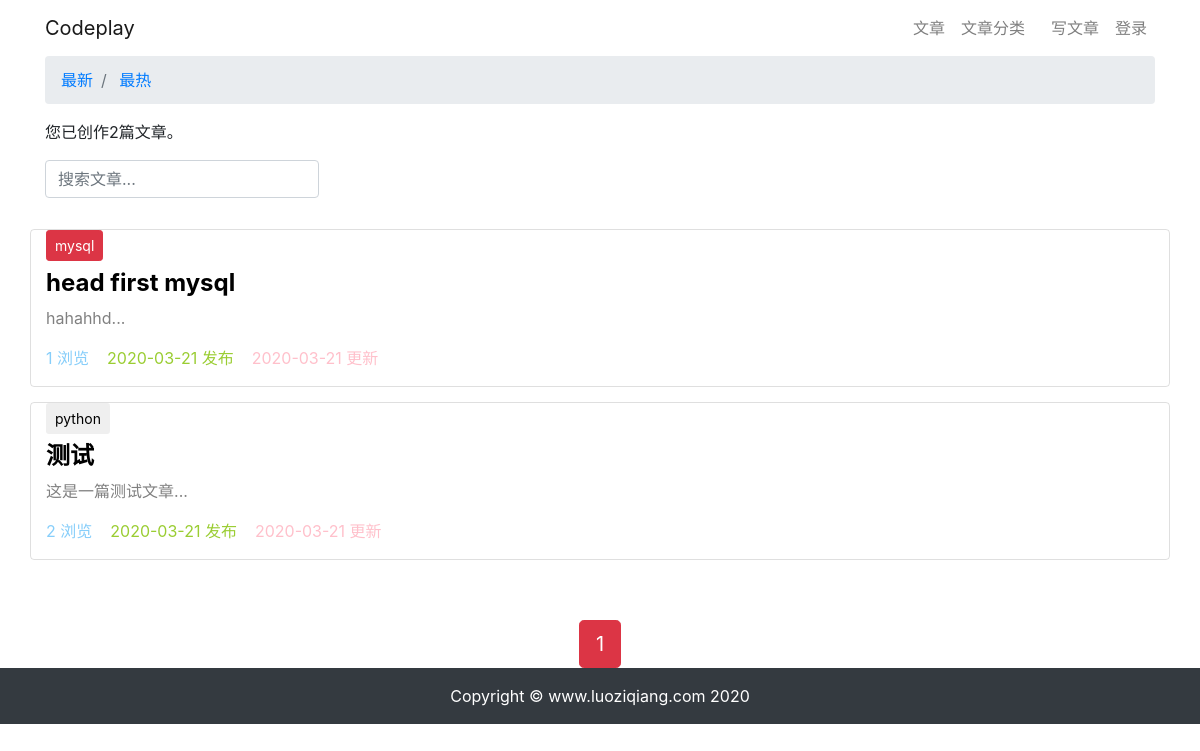
/blog/article-list/, run on the app's committed database.
### my_blog/models.py (models this page shows, shortened)
class ArticlePost(models.Model):
    author = models.ForeignKey(User, on_delete=models.CASCADE)
    title = models.CharField(max_length=100)
    total_view = models.PositiveIntegerField(default=0)
    body = models.TextField()
    created = models.DateTimeField(default=timezone.now)
    updated = models.DateTimeField(auto_now=True)
    column = models.ForeignKey(
        ArticleColumn,
        null=True,
        blank=True,
        on_delete=models.CASCADE,
        related_name='article'
    )
    class Meta:
        ordering = ('-created',)

class ArticleColumn(models.Model):
    title = models.CharField(max_length=100, blank=True)
    created = models.DateTimeField(default=timezone.now)
    def __str__(self):
        return self.title

### my_blog/views.py (the view)
# urls.py: path('article-list/',views.article_list,name='article_list'),
def article_list(request):
    num = len(ArticlePost.objects.all())
    search = request.GET.get('search')
    order = request.GET.get('order')
    if search:
        if order == 'total_view':
            article_list = ArticlePost.objects.filter(
                Q(title__icontains=search) |
                Q(body__icontains=search)
            ).order_by('-total_view')
        else:
            article_list = ArticlePost.objects.filter(
                Q(title__icontains=search) |
                Q(body__icontains=search)
            )
    else:
        search = ''
        if order == 'total_view':
            article_list = ArticlePost.objects.all().order_by('-total_view')
        else:
            article_list = ArticlePost.objects.all()
    paginator = Paginator(article_list, 5)
    page = request.GET.get('page')
    articles = paginator.get_page(page)
    context = {'articles': articles, 'order': order, 'search': search, 'num': num}
    return render(request, 'my_blog/list.html', context)

### templates/my_blog/list.html (shortened to what this page needs)
{% extends "base.html" %}
{% load staticfiles %}
{% block content %}
<div class="container">
    <nav aria-label="breadcrumb">
        <ol class="breadcrumb">
            <li class="breadcrumb-item">
                <a href="{% url 'my_blog:article_list' %}?search={{search}}">
                    最新
                </a>
            </li>
            <li class="breadcrumb-item">
                <a href="{% url 'my_blog:article_list' %}?order=total_view&search={{search}}">
                    最热
                </a>
            </li>
        </ol>
    </nav>
    <div class="row">
        <div class="col-md-6">
            <p>您已创作{{num}}篇文章。</p>
        </div>
    </div>
    <div class="row">
        <div class="col-auto mr-auto">
            <form class="form-inline" >
                <input type="text"
                    class="form-control mb-2 mr-sm-2"
                    name="search"
                    placeholder="搜索文章..."
                    required
                >
            </form>
        </div>
    </div>
    <div class="row mt-2">
        {% for article in articles %}
        <div class="col-12 article-card" style=" border: 1px solid #00000020; margin-top: 15px ; border-radius: 4px">
            {% if article.column %}
                <button type="button"
                    class="btn btn-sm mb-2
                        {% if article.column.title == 'django' %}
                            btn-success
                        {% elif article.column.title == 'mysql' %}
                            btn-danger
                        {% elif article.column.title == 'html5' %}
                            btn-success
                        {% elif article.column.title ==
                        'python' %}
                            btn-warning
                        }
                        {% elif article.column.title ==
                        'others' %}
                            btn-danger
                        {% endif %}
                    "
                >
                    {{ article.column }}
                </button>
            {% endif %}
            <h4>
                <b>
                    <a href="{% url 'my_blog:article_detail' article.id %}"
                       style="color: black;"
                    >
                        {{ article.title }}
                    </a>
                </b>
            </h4>
            <div>
                <p style="color: gray;">
                    {{ article.body|slice:'100' }}...
                </p>
            </div>
            <p>
                <span style="color: lightskyblue;">
                    {{ article.total_view}} 浏览&nbsp;&nbsp;&nbsp;
                </span>
                <span style="color: yellowgreen;">
                    {{ article.created|date:'Y-m-d' }} 发布&nbsp;&nbsp;&nbsp;
                </span>
                <span style="color: pink;">
                    {{ article.updated|date:'Y-m-d' }} 更新
                </span>
            </p>
        </div>
    {% endfor %}
    </div>
</div>
<div class="pagination row" style="margin-top: 60px">
    <div class="m-auto">
        <span class="step-links">
            <span class="current btn btn-danger btn-lg">
                {{ articles.number }}
            </span>
        </span>
    </div>
</div>
{% endblock content %}

### templates/base.html (shortened to what this page needs)
{% load staticfiles %}
<!DOCTYPE html>
<html lang="zh-cn">
<head>
    <link rel="stylesheet" href="{% static 'bootstrap/css/bootstrap.min.css' %}">
    <link rel="stylesheet"  href="{% static 'md_css/manni.css' %}">
</head>
<body>
    {% include 'header.html' %}
    {% block content %}{% endblock content %}
    {% include 'footer.html' %}
</body>
</html>

### templates/header.html (shortened to what this page needs)
<nav class="navbar navbar-expand-md navbar-fixed-top navbar-light">
    <div class="container">
	<a class="navbar-brand" href="http://www.luoziqiang.com">Codeplay</a>
	<div class="collapse navbar-collapse" id="navbarCollapse">
	    <ul class="nav navbar-nav ml-auto">
		<li class="nav-item">
		    <a class="nav-link" href="{% url 'my_blog:article_list' %}">文章</a>
		</li>
        <li class="nav-item">
            <a class="nav-link" href="{% url 'my_blog:category' %}">文章分类</a>
        </li>
		<li class="nav-item" style="margin-left: 10px">
		    <a class="nav-link" href="{% url 'my_blog:article_create' %}">写文章</a>
		</li>
		{% if user.is_authenticated %}
		<li class="nav-item dropdown " style="margin-left:10px">
			<a class="nav-link dropdown-toggle" href="#" id="navbarDropdown" role="button" data-toggle="dropdown" aria-haspopup="true" aria-expanded="false">
			  {{ user.username }}
			</a>
			<ul class="dropdown-menu" aria-labelledby="navbarDropdown">
				<a class="dropdown-item" href="#" onclick="user_delete()">删除用户</a>
			    <a class="dropdown-item" href="{% url 'userprofile:logout' %}">退出登录</a>
                <a class="dropdown-item" href="{% url 'userprofile:changepwd' %}">更改密码</a>
			</ul>
		</li>
	   {% else %}
		<li class="nav-item">
			<a class="nav-link" href="{% url 'userprofile:login' %}">登录</a>
		</li>
	   {% endif %}
	  </ul>
	</div>
  </div>
</nav>

### templates/footer.html
{% load staticfiles %}
<footer class="py-3 bg-dark" id="footer">
	<div class="container">
	    <p class="m-0 text-center text-white">Copyright &copy; www.luoziqiang.com 2020</p>
	</div>
</footer>

### templates/base.html (style rules this page uses)
html, body { height: 100%; margin: 0; }

### data on the page
ArticlePost: column "mysql", title "head first mysql", body "hahahhd", total_view "1", created "2020-03-21", updated "2020-03-21"
ArticlePost: column "python", title "测试", body "这是一篇测试文章", total_view "2", created "2020-03-21", updated "2020-03-21"

### other printed values
{{ num }} "2"
{{ articles.number }} "1"
